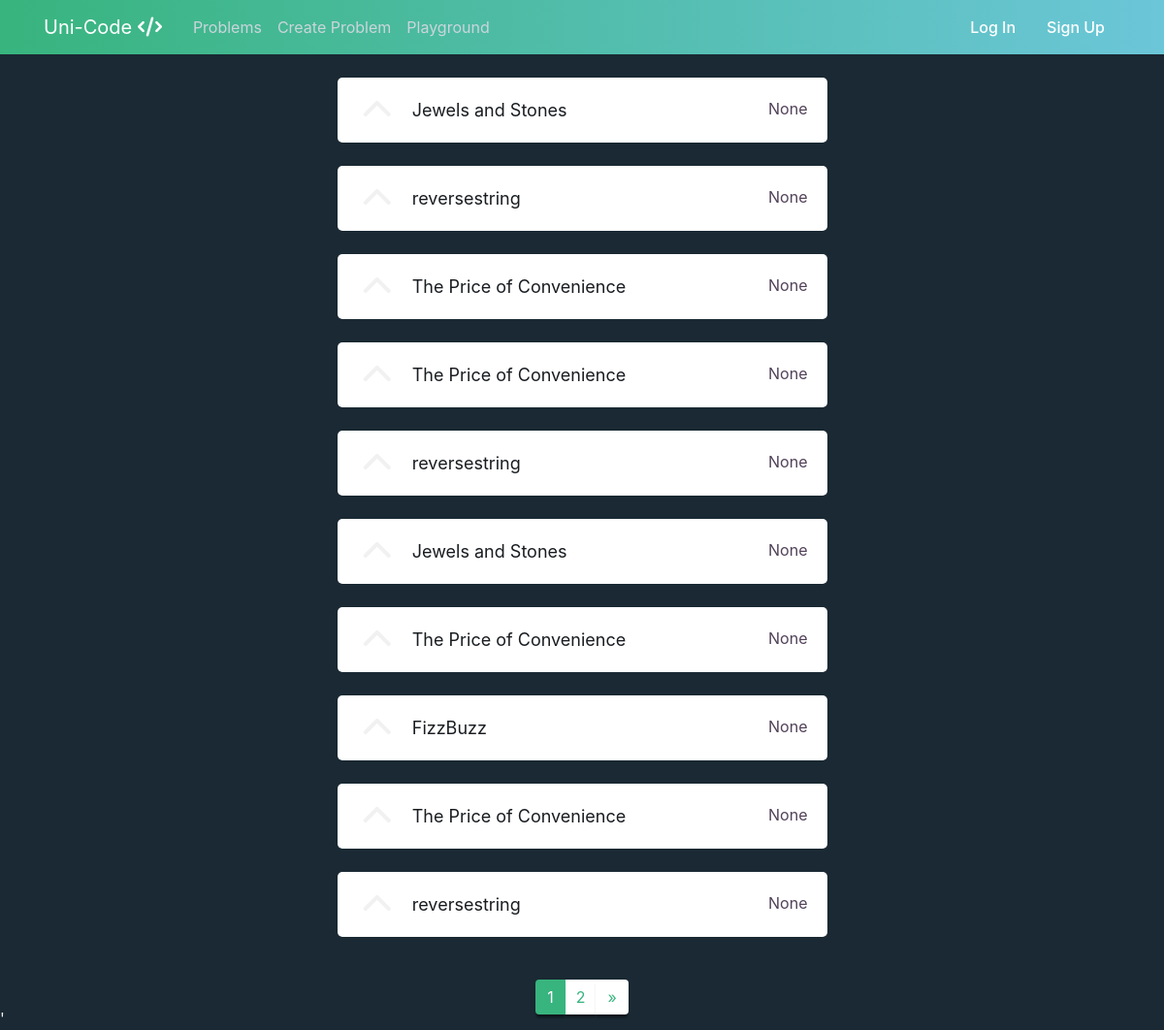
The app's page /problems/, older data.
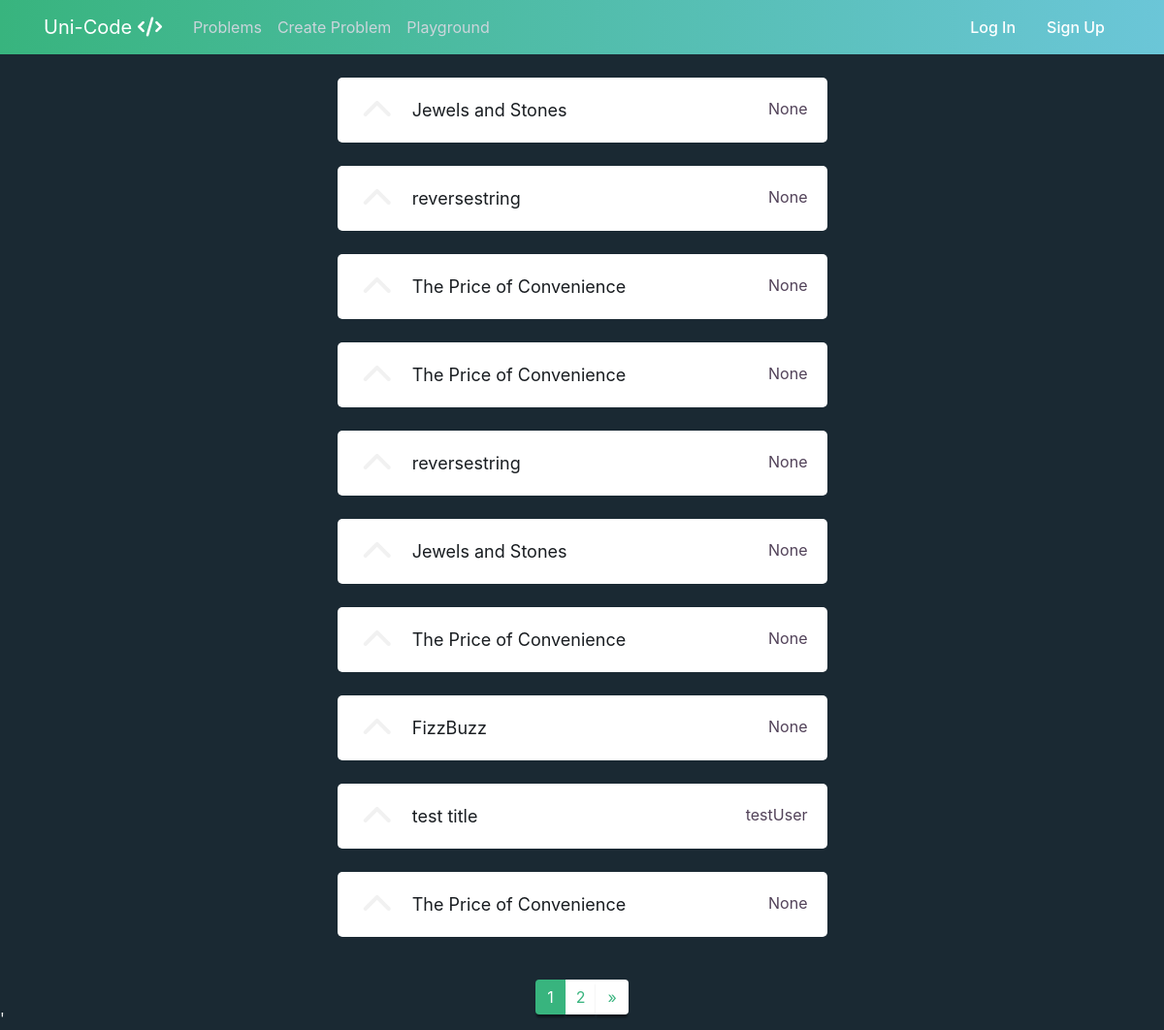
The same page, newer data.
### problems/models.py (models this page shows, shortened)
class Problem(models.Model):
    creator = models.ForeignKey(
        User,
        related_name='problems',
        on_delete=models.SET_NULL,
        null=True,
    )
    title = models.CharField(max_length=50)
    description = models.CharField(max_length=500)
    created = models.DateTimeField(auto_now_add=True)
    datatype = models.CharField(max_length=10)
    example_solution = models.CharField(max_length=1000)
    datatype = models.CharField(max_length=15, choices=DATATYPE_CHOICES, default='string')
    upvotes = models.ManyToManyField(User, through='Upvote')

### problems/views.py (the view)
# urls.py: path('', problems, name='problems'),
def problems(request):
    problems = []
    if request.user.is_authenticated:
        for problem in Problem.objects.annotate(Count('upvotes')).order_by('-upvotes__count'):
            problems.append(problem.to_dict(user=request.user))
    else:
        problems = Problem.objects.annotate(Count('upvotes')).order_by('-upvotes__count')
    paginator = Paginator(problems, 10)
    page = request.GET.get('page')
    problems = paginator.get_page(page)
    return render(request, 'problems/problem_list.html', {'problems': problems})

### problems/templates/problems/problem_list.html (shortened to what this page needs)
{% extends "global/base.html" %}
{% block content %}
<div class="row">
  <div class="col-md-3"></div>
  <div class="col-md-6 mb-5">
    {% for problem in problems %}
    <div class="mb-4">
      <div class="problem-card">
        {% if problem.upvoted %}
        <i class="fa fa-chevron-up fa-2x upvoted" value='false' prob_id="{{ problem.id }}" onclick="toggleUpvote(this)"></i>
        {% else %}
        <i class="fa fa-chevron-up fa-2x upvote" value='true' prob_id="{{problem.id}}" onclick="toggleUpvote(this)"></i>
        {% endif %}
        <div class="problem-list-text">
          <a href="{% url 'editor' problem.id %}"> {{ problem.title }} </a>
          <span> {{ problem.creator }} </span>
        </div>
      </div>
    </div>
    {% endfor %}
  </div>
  <div class="col-md-3"></div>
</div>
<nav class="fixed-bottom mb-3"  aria-label="Page navigation">
  <ul class="pagination justify-content-center">
    {% for n in problems.paginator.page_range %}
    {% if problems.number == n %}
    <li class="page-item active">
      <span class="page-link">{{ n }}<span class="sr-only">(current)</span></span>
    </li>
    {% elif n > problems.number|add:'-3' and n < problems.number|add:'3' %}
    <li class="page-item"><a class="page-link" href="?page={{ n }}">{{ n }}</a></li>
    {% endif %}
    {% endfor %}
    {% if problems.has_next %}
    <li class="page-item">
      <a class="page-link" href="?page={{ problems.paginator.num_pages }}" aria-label="Next">
        <span aria-hidden="true">&raquo;</span>
      </a>
    </li>
    {% endif %}
  </ul>
</nav>
{% endblock %}

### global/templates/global/base.html (shortened to what this page needs)
{% load static %}
<!DOCTYPE html>
<html lang="en">
<head>
    <link rel="stylesheet" href="https://maxcdn.bootstrapcdn.com/bootstrap/4.0.0/css/bootstrap.min.css"
>
    <link rel="stylesheet" href="https://cdnjs.cloudflare.com/ajax/libs/animate.css/3.7.2/animate.min.css">
    <link rel='stylesheet' href="{% static 'global/style.css' %}" />
    <link href="https://cdnjs.cloudflare.com/ajax/libs/select2/4.0.10/css/select2.min.css" rel="stylesheet" />
</head>
<body>
    <header class="site-header">
        <nav class="navbar navbar-expand-md navbar-dark bg-steel fixed-top">
            <div class="container">
                <a class="navbar-brand mr-4" href="{% url 'index' %}">Uni-Code <i class="fas fa-code"></i></a>
                <div class="collapse navbar-collapse" id="navbarToggle">
                    <div class="navbar-nav mr-auto">
                        <a class="nav-item nav-link" href="{% url 'problems' %}">Problems</a>
                        <a class="nav-item nav-link" href="{% url 'create-problem' %}">Create Problem</a>
                        <a class="nav-item nav-link" href="{% url 'playground' %}">Playground</a>
                    </div>
                    {% if user.is_authenticated %}
                    <div class="navbar-nav">
                        <div class="dropdown">
                            <a data-toggle="dropdown" class="nav-item nav-link account" href='#'>
                                <i class="fas fa-chalkboard-teacher"></i>
                                &nbsp; {{user.username}}
                                <i class="fa fa-chevron-down "></i>
                            </a>
                        </div>
                    </div>
                    {% else %}
                    <a class="nav-link register-login" href="{% url 'login' %}">Log In</a>
                    <a class="nav-link register-login" href="{% url 'register' %}">Sign Up</a>
                    {% endif %}
                </div>
            </div>
        </nav>
    </header>
    <div class='custom-container'>
        {% block content %}
        {% endblock %}
    </div>
'
</body>
</html>

### global/static/global/style.css (style rules this page uses)
body { background: #1a2933; color: #f1f1f1; margin-top: 5rem; }
ul { margin: 0; }
.bg-steel { background: #20323e; background: linear-gradient(to right, #38b47e 0%, #6bc6d8 100%); }
.site-header .navbar-nav .nav-link { color: #cbd5db; }
li { display: inline!important; }
.register-login { color: aliceblue; border-radius: 10px; border-color: #20323e; }
a.register-login { color: #ffffff; font-weight: 500; }
.problem-card { display: flex; justify-content: left; align-items: center; background-color: rgb(255, 255, 255); box-shadow: 0px 5px 5px 0 rgba(18, 17, 24, 0); border-radius: 5px; transition: box-shadow .4s ease-out; cursor: default; transition: transform .2s ease-in; }
.problem-list-text { margin: 20px; height: 100%; width: 100%; }
.problem-list-text a { color:rgb(25, 29, 33); text-decoration: none; font-size: large; font-weight: 400; }
.problem-list-text span { color: rgb(82, 66, 89); float: right; }
.upvote { margin-left: 5%; cursor: pointer; }
.pagination>li>a, .pagination>li>span { border: none; color: #38b47e; box-shadow: 0 4px 2px -0.8px rgba(0,0,0,0.4); }
.page-item.active .page-link { background-color: #38b47e; }
@media (min-width: 768px) and (max-width: 2000px) { .custom-container { padding-left:80px; padding-right:80px; } }

Row changes from the older to the newer data that the page shows:
no longer on this page (row unchanged): Problem: title "reversestring", creator "None"
added Problem: title "test title", creator "testUser"
